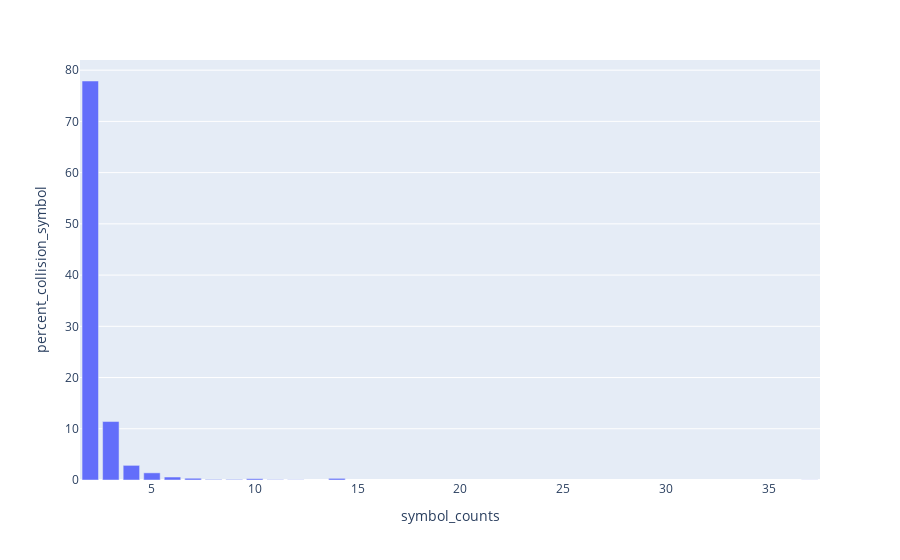

Notebook code cell kept with this figure:
### Code cell
create_ambiguous_symbol_histogram(ncbi_ambiguous_symbol_counts, "NCBI", ncbi_ambiguous_symbol_set_count)

### Figure 1 — Plotly figure (JSON) as saved in the notebook; plotly's stock layout.template omitted (floating-point values rounded to 4 significant figures)
{"data": [{"alignmentgroup": "True", "hovertemplate": "symbol_counts=%{x}<br>percent_collision_symbol=%{y}<extra></extra>", "legendgroup": "", "marker": {"color": "#636efa", "pattern": {"shape": ""}}, "name": "", "offsetgroup": "", "orientation": "v", "showlegend": false, "textposition": "auto", "type": "bar", "x": [2, 3, 4, 5, 6, 7, 8, 9, 10, 11, 12, 14, 37], "xaxis": "x", "y": [77.89, 11.41, 2.858, 1.397, 0.5803, 0.3439, 0.1075, 0.1075, 0.2579, 0.06447, 0.04298, 0.3224, 0.02149], "yaxis": "y"}], "layout": {"barmode": "relative", "legend": {"tracegroupgap": 0}, "margin": {"t": 60}, "xaxis": {"anchor": "y", "domain": [0, 1], "title": {"text": "symbol_counts"}}, "yaxis": {"anchor": "x", "domain": [0, 1], "title": {"text": "percent_collision_symbol"}}}}
